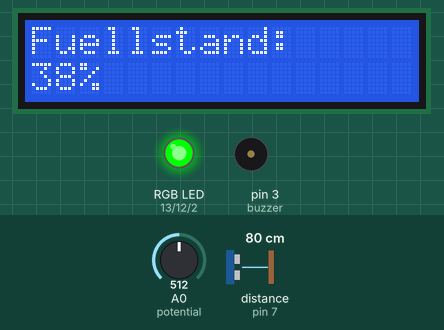
Recording of a sketch running on a simulated Arduino Uno, built with avr-gcc and run on an emulated ATmega328P. On the bench: 16×2 character LCD, an RGB LED mixed from three pins (HIGH = lit), buzzer (waves = sounding, pin HIGH). The test bench sets the inputs (shaded band); at power-on: distance to the obstacle (sensor on pin 7) 80 cm, A0 (potential) = 512. The echo pulse lasts 58.3 µs per cm; what the sketch prints to the serial monitor is not drawn.

Above: at 9.7 s.
9.8 s: distance to the obstacle (sensor on pin 7) set to 75 cm
At 11.1 s:
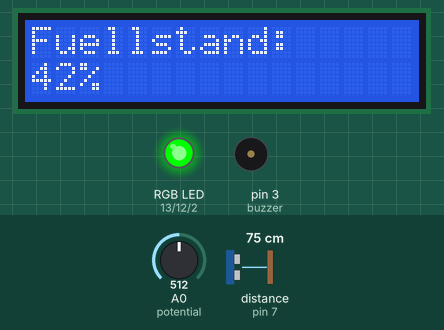
11.4 s: distance to the obstacle (sensor on pin 7) set to 67 cm
At 12.5 s:
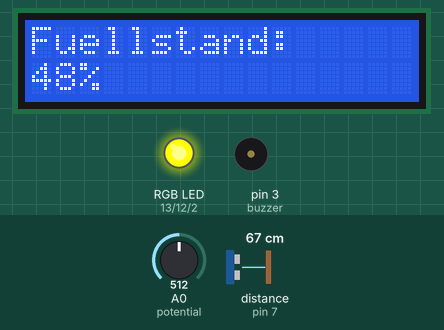
14.4 s: distance to the obstacle (sensor on pin 7) set to 29 cm
At 15.1 s:
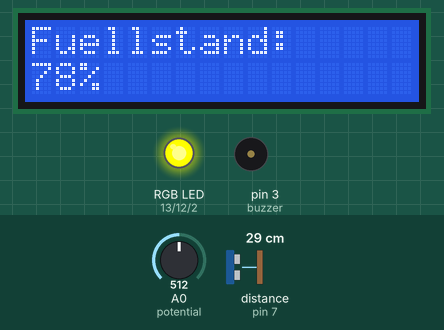
16.1 s: distance to the obstacle (sensor on pin 7) set to 24 cm
At 16.6 s:
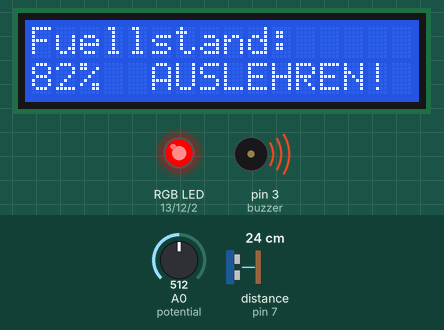
19.1 s: distance to the obstacle (sensor on pin 7) set to 299 cm
At 22.4 s:
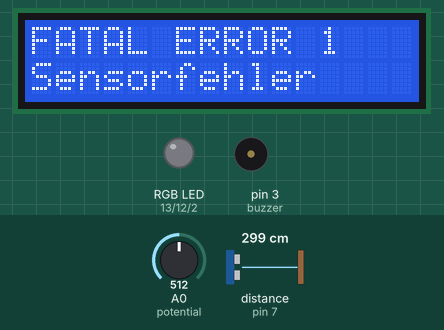
Timing chart, 0 to 27.5 s (numbered marks = the images above; inputs shaded):
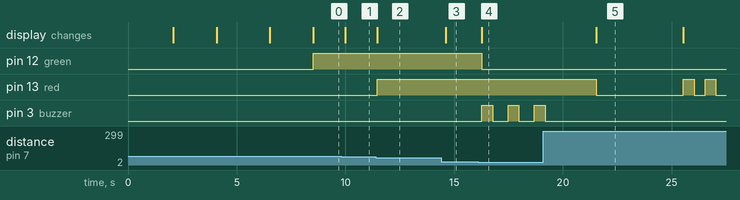

The sketch:

sketch_infoprojext_copy_20250315162612.ino
```cpp
// C++ code

//Bibliotheken einbinden
#include <NewPing.h>
#include <LiquidCrystal.h>


// pins defenieren

//ultraschall
#define trig 8
#define echo 7

//RGB Lampe
#define blue 2
#define green 12
#define red 13

// LCD Pins definieren
#define RS 11
#define E 10
#define D4 9   // Datenleitungen
#define D5 6
#define D6 5
#define D7 4

//buzzer
#define buzzer 3

// potentiometer
#define potential A0

// variablen setzen
#define maxDistance 255

int stableCount = 0;
int lastMaxDepth = -1;  // Zuletzt gespeicherte Tiefe
int maxDepth = 0;       // Die eingestellte maximale Tiefe


//später für fehlerbehebungen
int errorCountDistance = 0;
int errorCountDepth = 0;


// newping/ultraschall objekt
NewPing sonar(trig, echo, maxDistance);

//lcd objekt
LiquidCrystal lcd(RS, E, D4, D5, D6, D7);


void setup() {

 Serial.begin(9600);

 //pins als ausgänge setzten
 pinMode(green, OUTPUT);
  pinMode(blue, OUTPUT);
  pinMode(red, OUTPUT);
  pinMode(buzzer, OUTPUT);


  //test
  lcd.begin(16, 2);  // LCD initialisieren (16 Zeichen, 2 Zeilen)


   // Begrüßung
  lcd.setCursor(0, 0);
  lcd.print("Hallo Welt!");
  lcd.setCursor(0, 1);
  lcd.print("Einst. fuer Muelleimer");

  delay(2000);  // delay zum lesen

  // Anweisung für user
  lcd.clear();
  lcd.setCursor(0, 0);
  lcd.print("Stelle Tiefe ein");
  lcd.setCursor(0, 1);
  lcd.print("am Potentiometer");
  delay(2000);  // Kurze Verzögerung


  // Tiefe des Mülleimers einstellen
  while (true) { // true ist immer true also läuft es unendlich bis break, was böse sein kann aber i gues muhahahahahahahahahaha

    int potentiometerValue = analogRead(potential);  // Potentiometer auslesen
    maxDepth = map(potentiometerValue, 0, 1023, 5, 255);  // maximalen Tiefe  5-255 cm

    //fehlervermeidung falls Maxdepth null ergibt, würde mathematischen fehler verursachen später
    if(maxDepth<=0){
      maxDepth = 5; // standart
    }

    //aktuellen Wert der Tiefe anzeigen
    lcd.clear();
    lcd.setCursor(0, 0);
    lcd.print("Eingest. Tiefe: ");
    lcd.setCursor(0, 1);
    lcd.print(maxDepth);
    lcd.print(" cm");


    // falls zufrieden dann bestätigen durch warten
    if (maxDepth == lastMaxDepth) {
      stableCount++;
    } else {
      stableCount = 0;  // Zähler zurücksetzen, wenn der Wert sich ändert
    }

    // wenn der wert 3 mal hintereinander gleich ist, schleife beenden
    if (stableCount >= 6) {
      break;  // Beendet die Schleife
    }

    lastMaxDepth = maxDepth;  // Speichere den aktuellen Wert als letzten Wert

    delay(400);  // Verzögerung für eine kurze Zeit,um den user die Chance zu geben weiter zu drehen
  }

  // Nach der Eingabe
  lcd.clear();
  lcd.setCursor(0, 0);
  lcd.print("Tiefe eingestellt!");
  delay(2000);  // Kurze Verzögerung für user


}
void loop(){
  int errorCountDistance = 0;
  //Messung
  int distance = sonar.ping_cm();
  //falls messung fehlschlägt
  if(distance == 0 ){

    //nachmessen ob der fheler weiterhin besteht
    distance = sonar.ping_cm();
    while(distance== 0){
      // zählen wie oft der fehler infolge besteht
      errorCountDistance ++;


      // wenn er häufiger besteht error ausgeben
      if(errorCountDistance >= 15){

        fatalError(1);
        break;

      }

      distance = sonar.ping_cm();

      delay(100);
    }
    errorCountDistance = 0;
  }

  //ausgabe in Console
  Serial.print("Entfernung: ");
  Serial.print(distance);
  Serial.println(" cm");

  if (maxDepth <0 && distance >= maxDepth){
   // fehler ausgeben
    fatalError(3);

  }
  else {

  // Berechnung des Füllstandes
    float fillPercentage = (float)distance / maxDepth * 100;

    if (fillPercentage < 0 || fillPercentage > 100) {

      //nachmessen
      fillPercentage = (float)distance / maxDepth * 100;

      // mehrfach überprüfen
      while(fillPercentage < 0 || fillPercentage > 100){

        // zählen wie oft der fehler infolge besteht
        errorCountDepth ++;


        // wenn er häufiger besteht error ausgeben
        if(errorCountDepth >= 15){

          fatalError(2);
          break;

        }
        delay(400);
        //erneut messen
        distance = sonar.ping_cm();
        fillPercentage = (float)distance / maxDepth * 100;

      }
    errorCountDepth = 0;
    }


  // Füllstand anzeigen
  lcd.clear();
  lcd.setCursor(0, 0);
  lcd.print("Fuellstand: ");
  lcd.setCursor(0, 1);
  // fill percentage zu int weil int notwendig
  lcd.print(100 - (int)fillPercentage);
  lcd.print("%");


    if (fillPercentage <= 20 && fillPercentage >=1) {
      // freiheit unter oder gleich 50% (ROt)
      digitalWrite(green, LOW);
      digitalWrite(red, HIGH);     // Rot an
      digitalWrite(blue, LOW);

      // in zweite zeile schreiben das der müll raus muss
      lcd.setCursor(5, 1);
      lcd.print("AUSLEHREN!");


      // Buzzer Ton
      playBuzzer(); // 1000 Hz Ton spielen
    }

    else if (fillPercentage > 20 && fillPercentage <= 55) {
      // Füllstand zwischen 51% und 85% (gelb)
      digitalWrite(green, HIGH);  // Grün leuchten lassen
      digitalWrite(red, HIGH);    // Rot leuchten lassen (Gelb)
      digitalWrite(blue, LOW);

      // Kein Ton
      stopBuzzer();
    }

    else if (fillPercentage > 55) {
      // Füllstand über 85% (grün)
      digitalWrite(green, HIGH);   // grün an
      digitalWrite(red, LOW);
      digitalWrite(blue, LOW);


      // Kein Ton
      stopBuzzer();
    }


  else {
      // keine korrekte
      fatalError(3);
    }
    delay(200);

  }

}
    void playBuzzer() {
      digitalWrite(buzzer, HIGH);  // Buzzer einschalten
      delay(500);
      digitalWrite(buzzer, LOW);   // Buzzer ausschalten
      delay(500);
    }

  void stopBuzzer() {
    digitalWrite(buzzer, LOW);
  }
      // fatal error, brauch einen error code int
  void fatalError(int errorCode) {
    //Lampe und buzzer austellen
    digitalWrite(red, LOW);
    digitalWrite(green, LOW);
    digitalWrite(blue, LOW);
    stopBuzzer();


    // user erklären was los ist
    lcd.clear();
    lcd.setCursor(0, 0);
    lcd.print("FATAL ERROR ");
    // Error Code anzeigen
    lcd.print( errorCode);
    lcd.setCursor(0, 1);


    switch(errorCode){

      case 1:
        lcd.print("Sensorfehler");
        break;

      case 2:
        lcd.print("ungueltige Tiefe");
        break;

      case 3:
        lcd.print("Tiefe > max");
        break;
      default:
      lcd.print("unbek. fehler");

    }
    // fehleranzeigen für 4 sek
    delay(4000);

    //user erklären wie zu fixen
    lcd.clear();
    lcd.setCursor(0, 0);
    lcd.print("Fuer Fix");

    lcd.setCursor(0, 1);
    lcd.print("Bitte Neustarten");


    // schleife damit wir hier in dem state bleiben bis der zum neustart
    while (true) {//true bleibt immer war
      digitalWrite(red, HIGH);//aufmerksamkeit kriegen durch rot blinken
      stopBuzzer();
      delay(500);
      digitalWrite(red, LOW);
      stopBuzzer();
      delay(500);
    }

  }
```

Measured:
- the behaviour switches between 71 and 70 cm on distance to the obstacle (sensor on pin 7) (found by bisection; images 1 and 2)
- the behaviour switches between 27 and 26 cm on distance to the obstacle (sensor on pin 7) (found by bisection; images 3 and 4)
- after the input at 9.8 s, the display: changes after 0.20 s (image 1)
- after the input at 11.4 s, pin 13 (red): LOW → HIGH after 0.07 s; the display: changes after 0.07 s (image 2)
- after the input at 14.4 s, the display: changes after 0.21 s (image 3)
- after the input at 16.1 s, pin 12 (green): HIGH → LOW after 0.17 s; pin 3 (buzzer): alternates HIGH for 0.50 s and LOW for 0.71 s, starting after 0.17 s; the display: changes after 0.17 s (image 4)
- after the input at 19.1 s, pin 13 (red): goes LOW 4.0 s, HIGH 0.50 s, LOW 0.50 s, HIGH 0.50 s, then LOW, starting after 2.4 s; pin 3 (buzzer): goes on until 19.2 s, then stays LOW; the display: changes after 2.4 s (image 5)
